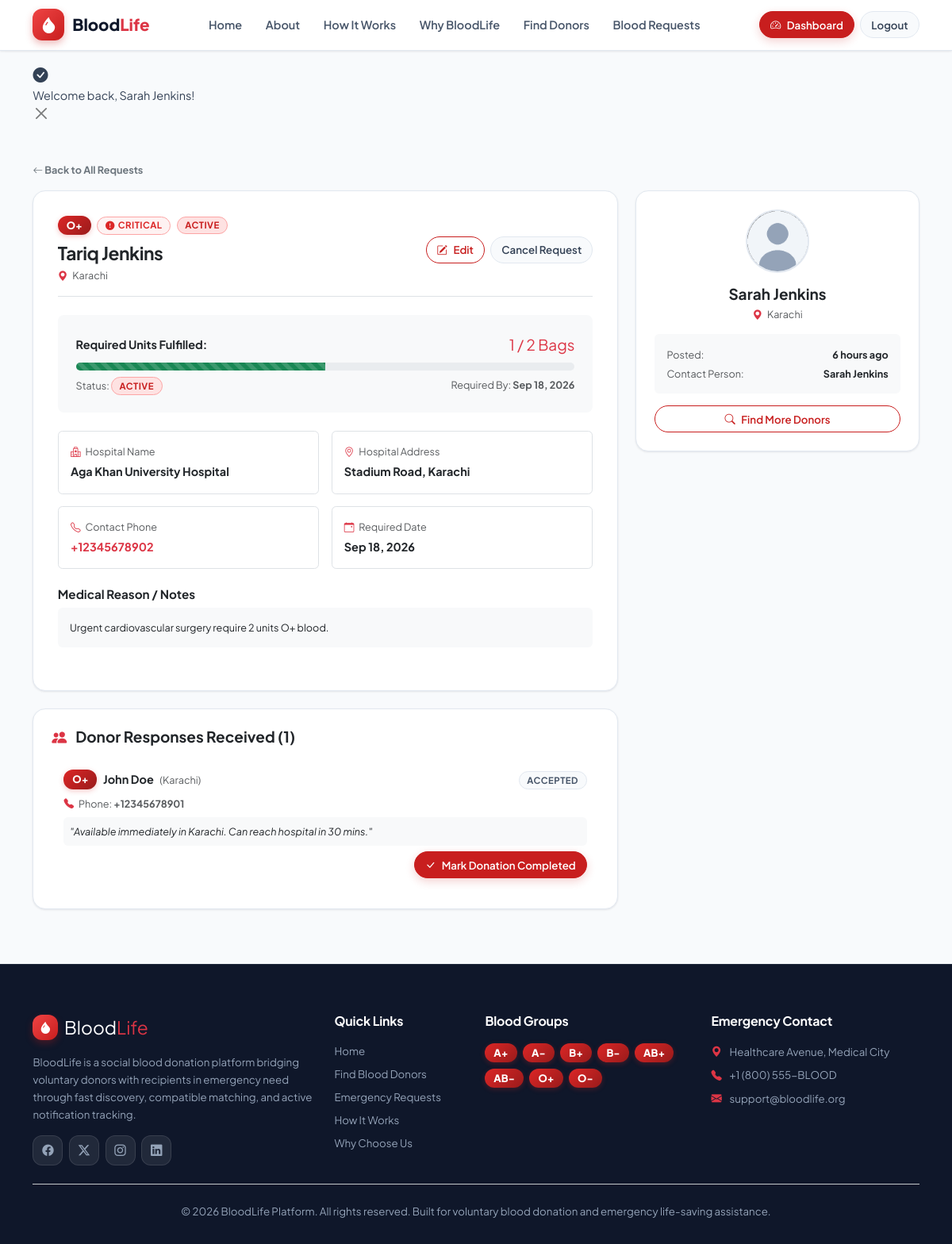
The page /request-detail.php?id=1 (signed in) on the database its author committed.
### tables this page shows
CREATE TABLE `blood_requests` (
    `id` BIGINT UNSIGNED AUTO_INCREMENT PRIMARY KEY,
    `requester_id` BIGINT UNSIGNED NOT NULL,
    `patient_name` VARCHAR(100) NOT NULL,
    `blood_group_id` INT UNSIGNED NOT NULL,
    `units_required` INT UNSIGNED NOT NULL DEFAULT 1,
    `units_fulfilled` INT UNSIGNED NOT NULL DEFAULT 0,
    `urgency_level` ENUM('low', 'medium', 'high', 'critical') NOT NULL DEFAULT 'medium',
    `hospital_name` VARCHAR(150) NOT NULL,
    `hospital_address` TEXT NOT NULL,
    `city` VARCHAR(100) NOT NULL,
    `contact_number` VARCHAR(20) NOT NULL,
    `required_date` DATE NOT NULL,
    `medical_reason` TEXT NULL DEFAULT NULL,
    `status` ENUM('active', 'partially_fulfilled', 'fulfilled', 'cancelled', 'expired') NOT NULL DEFAULT 'active',
    `created_at` TIMESTAMP NOT NULL DEFAULT CURRENT_TIMESTAMP,
    `updated_at` TIMESTAMP NOT NULL DEFAULT CURRENT_TIMESTAMP ON UPDATE CURRENT_TIMESTAMP,
    CONSTRAINT `fk_requests_requester` FOREIGN KEY (`requester_id`) REFERENCES `users` (`id`) ON DELETE CASCADE ON UPDATE CASCADE,
    CONSTRAINT `fk_requests_blood_group` FOREIGN KEY (`blood_group_id`) REFERENCES `blood_groups` (`id`) ON DELETE RESTRICT ON UPDATE CASCADE,
    INDEX `idx_request_filtering` (`status`, `urgency_level`, `blood_group_id`, `city`),
    INDEX `idx_request_date` (`required_date`, `created_at`)
);

CREATE TABLE `blood_groups` (
    `id` INT UNSIGNED AUTO_INCREMENT PRIMARY KEY,
    `code` VARCHAR(5) NOT NULL UNIQUE,
    `display_name` VARCHAR(20) NOT NULL,
    `can_donate_to` JSON NOT NULL COMMENT 'Array of blood group codes this group can donate to',
    `can_receive_from` JSON NOT NULL COMMENT 'Array of blood group codes this group can receive from',
    `description` TEXT NULL,
    `created_at` TIMESTAMP NOT NULL DEFAULT CURRENT_TIMESTAMP
);

CREATE TABLE `request_responses` (
    `id` BIGINT UNSIGNED AUTO_INCREMENT PRIMARY KEY,
    `request_id` BIGINT UNSIGNED NOT NULL,
    `donor_id` BIGINT UNSIGNED NOT NULL,
    `units_offered` INT UNSIGNED NOT NULL DEFAULT 1,
    `status` ENUM('pending', 'accepted', 'rejected', 'completed', 'cancelled') NOT NULL DEFAULT 'pending',
    `donor_note` TEXT NULL DEFAULT NULL,
    `created_at` TIMESTAMP NOT NULL DEFAULT CURRENT_TIMESTAMP,
    `updated_at` TIMESTAMP NOT NULL DEFAULT CURRENT_TIMESTAMP ON UPDATE CURRENT_TIMESTAMP,
    CONSTRAINT `fk_responses_request` FOREIGN KEY (`request_id`) REFERENCES `blood_requests` (`id`) ON DELETE CASCADE ON UPDATE CASCADE,
    CONSTRAINT `fk_responses_donor` FOREIGN KEY (`donor_id`) REFERENCES `users` (`id`) ON DELETE CASCADE ON UPDATE CASCADE,
    UNIQUE KEY `uk_donor_request_response` (`request_id`, `donor_id`),
    INDEX `idx_responses_status` (`request_id`, `status`)
);

CREATE TABLE `user_profiles` (
    `id` BIGINT UNSIGNED AUTO_INCREMENT PRIMARY KEY,
    `user_id` BIGINT UNSIGNED NOT NULL UNIQUE,
    `full_name` VARCHAR(100) NOT NULL,
    `phone_number` VARCHAR(20) NOT NULL,
    `gender` ENUM('male', 'female', 'other') NOT NULL DEFAULT 'other',
    `date_of_birth` DATE NULL DEFAULT NULL,
    `blood_group_id` INT UNSIGNED NOT NULL,
    `city` VARCHAR(100) NOT NULL,
    `state_province` VARCHAR(100) NULL DEFAULT NULL,
    `address` TEXT NULL DEFAULT NULL,
    `avatar` VARCHAR(255) NOT NULL DEFAULT 'default_avatar.png',
    `bio` TEXT NULL DEFAULT NULL,
    `is_available_donor` TINYINT(1) NOT NULL DEFAULT 1 COMMENT '1 = Available, 0 = Unavailable',
    `last_donated_at` DATE NULL DEFAULT NULL,
    `total_donations_count` INT UNSIGNED NOT NULL DEFAULT 0,
    `updated_at` TIMESTAMP NOT NULL DEFAULT CURRENT_TIMESTAMP ON UPDATE CURRENT_TIMESTAMP,
    CONSTRAINT `fk_profiles_user` FOREIGN KEY (`user_id`) REFERENCES `users` (`id`) ON DELETE CASCADE ON UPDATE CASCADE,
    CONSTRAINT `fk_profiles_blood_group` FOREIGN KEY (`blood_group_id`) REFERENCES `blood_groups` (`id`) ON DELETE RESTRICT ON UPDATE CASCADE,
    INDEX `idx_profile_search` (`blood_group_id`, `city`, `is_available_donor`)
);

### views/requests/detail.php (the view, shortened to what the rows shown need)
<?php
require_once ROOT_PATH . '/views/includes/header.php';
?>
<main class="py-5">
    <div class="container">
        <div class="row g-4">
            <div class="col-lg-8">
                <div class="bl-card bl-card-lg mb-4">
                    <div class="d-flex align-items-center justify-content-between flex-wrap gap-3 mb-4 pb-3 border-bottom">
                        <div>
                            <div class="d-flex align-items-center gap-2 mb-2">
                                <span class="bl-badge bl-badge-blood"><?= e($request['blood_group']) ?></span>
                                <?= FormatHelper::urgencyBadge($request['urgency_level']) ?>
                                <?= FormatHelper::statusBadge($request['status']) ?>
                            </div>
                            <h1 class="h2 text-dark mb-1"><?= e($request['patient_name']) ?></h1>
                            <p class="text-muted small mb-0"><i class="bi bi-geo-alt-fill text-danger me-1"></i> <?= e($request['city']) ?></p>
                        </div>
                    </div>
                    <div class="bg-light p-4 rounded-3 mb-4">
                        <div class="d-flex justify-content-between align-items-center mb-2">
                            <span class="fw-bold text-dark">Required Units Fulfilled:</span>
                            <span class="fw-extrabold text-danger fs-5"><?= e($request['units_fulfilled']) ?> / <?= e($request['units_required']) ?> Bags</span>
                        </div>
                        <div class="d-flex justify-content-between text-muted small">
                            <span>Status: <?= FormatHelper::statusBadge($request['status']) ?></span>
                            <span>Required By: <strong><?= FormatHelper::formatDate($request['required_date']) ?></strong></span>
                        </div>
                    </div>
                    <div class="row g-3 mb-4">
                        <div class="col-md-6">
                            <div class="p-3 border rounded">
                                <div class="text-muted small mb-1"><i class="bi bi-hospital text-danger me-1"></i> Hospital Name</div>
                                <div class="fw-bold text-dark"><?= e($request['hospital_name']) ?></div>
                            </div>
                        </div>
                        <div class="col-md-6">
                            <div class="p-3 border rounded">
                                <div class="text-muted small mb-1"><i class="bi bi-geo-alt text-danger me-1"></i> Hospital Address</div>
                                <div class="fw-bold text-dark"><?= e($request['hospital_address'] ?: $request['city']) ?></div>
                            </div>
                        </div>
                        <div class="col-md-6">
                            <div class="p-3 border rounded">
                                <div class="fw-bold text-dark">
                                    <?php if (SessionHelper::isLoggedIn()): ?>
                                        <a href="tel:<?= e($request['contact_number']) ?>" class="text-danger text-decoration-none"><?= e($request['contact_number']) ?></a>
                                    <?php else: ?>
                                        <span class="text-muted"><?= substr($request['contact_number'], 0, 6) ?>***** (<a href="<?= APP_URL ?>/login.php" class="text-danger">Log in to view</a>)</span>
                                    <?php endif; ?>
                                </div>
                            </div>
                        </div>
                        <div class="col-md-6">
                            <div class="p-3 border rounded">
                                <div class="text-muted small mb-1"><i class="bi bi-calendar-event text-danger me-1"></i> Required Date</div>
                                <div class="fw-bold text-dark"><?= FormatHelper::formatDate($request['required_date']) ?></div>
                            </div>
                        </div>
                    </div>
                    <?php if (!empty($request['medical_reason'])): ?>
                        <div class="mb-4">
                            <h5 class="h6 fw-bold text-dark mb-2">Medical Reason / Notes</h5>
                            <div class="p-3 bg-light rounded text-dark small">
                                <?= e($request['medical_reason']) ?>
                            </div>
                        </div>
                    <?php endif; ?>
                </div>
                <?php if ($isOwner): ?>
                    <div class="bl-card">
                        <?php if (empty($responses)): ?>
                            <div class="p-4 text-center">
                                <i class="bi bi-inbox-fill text-muted fs-1 mb-2 d-block"></i>
                                <p class="text-muted small mb-0">No donor responses received yet. Automated notifications have been dispatched to local donors.</p>
                            </div>
                        <?php else: ?>
                            <div class="list-group list-group-flush">
                                <?php foreach ($responses as $resp): ?>
                                    <div class="list-group-item p-3">
                                        <div class="d-flex align-items-center justify-content-between mb-2">
                                            <div class="d-flex align-items-center gap-2">
                                                <span class="bl-badge bl-badge-blood"><?= e($resp['donor_blood_group']) ?></span>
                                                <strong class="text-dark"><?= e($resp['donor_name']) ?></strong>
                                                <small class="text-muted">(<?= e($resp['donor_city']) ?>)</small>
                                            </div>
                                            <div>
                                                <?= FormatHelper::statusBadge($resp['status']) ?>
                                            </div>
                                        </div>
                                        <p class="text-muted small mb-2"><i class="bi bi-telephone-fill text-danger me-1"></i> Phone: <strong><?= e($resp['donor_phone']) ?></strong></p>
                                        <?php if (!empty($resp['donor_note'])): ?>
                                            <p class="bg-light p-2 rounded small text-dark mb-2"><em>"<?= e($resp['donor_note']) ?>"</em></p>
                                        <?php endif; ?>
                                        <div class="d-flex gap-2 justify-content-end">
                                            <?php if ($resp['status'] === 'accepted'): ?>
                                                <button class="bl-btn bl-btn-primary bl-btn-sm" onclick="updateResponseStatus(<?= $resp['id'] ?>, 'completed')"><i class="bi bi-check-lg"></i> Mark Donation Completed</button>
                                            <?php endif; ?>
                                        </div>
                                    </div>
                                <?php endforeach; ?>
                            </div>
                        <?php endif; ?>
                    </div>
                <?php endif; ?>
            </div>
            <div class="col-lg-4">
                <div class="bl-card text-center mb-0">
                    <img src="<?= APP_URL ?>/assets/images/default_avatar.png" alt="<?= e($request['requester_name']) ?>" class="bl-avatar mx-auto mb-3" style="width: 80px; height: 80px;">
                    <h4 class="h5 fw-bold text-dark mb-1"><?= e($request['requester_name']) ?></h4>
                    <p class="text-muted small mb-3"><i class="bi bi-geo-alt-fill text-danger me-1"></i> <?= e($request['city']) ?></p>
                    <div class="p-3 bg-light rounded text-start small mb-3">
                        <div class="d-flex justify-content-between mb-1">
                            <span class="text-muted">Posted:</span>
                            <span class="fw-bold text-dark"><?= FormatHelper::timeAgo($request['created_at']) ?></span>
                        </div>
                        <div class="d-flex justify-content-between">
                            <span class="text-muted">Contact Person:</span>
                            <span class="fw-bold text-dark"><?= e($request['requester_name']) ?></span>
                        </div>
                    </div>
                    <a href="<?= APP_URL ?>/donors.php" class="bl-btn bl-btn-outline w-100 bl-btn-sm">
                        <i class="bi bi-search"></i> Find More Donors
                    </a>
                </div>
            </div>
        </div>
    </div>
</main>
<?php require_once ROOT_PATH . '/views/includes/footer.php'; ?>

### app/helpers/FormatHelper.php (shortened to what the rows shown need)
<?php
class FormatHelper {
    public static function timeAgo($datetime): string {
        $timestamp = is_numeric($datetime) ? (int)$datetime : strtotime($datetime);
        $diff = time() - $timestamp;
        $intervals = [
            31536000 => 'year',
            2592000  => 'month',
            604800   => 'week',
            86400    => 'day',
            3600     => 'hour',
            60       => 'minute'
        ];
        foreach ($intervals as $secs => $label) {
            $count = floor($diff / $secs);
            if ($count >= 1) {
                return $count . ' ' . $label . ($count > 1 ? 's' : '') . ' ago';
            }
        }
        return 'Just now';
    }
    public static function formatDate(?string $date, string $format = 'M d, Y'): string {
        $ts = strtotime($date);
        return $ts ? date($format, $ts) : 'N/A';
    }
    public static function urgencyBadge(string $urgency): string {
        $urgency = strtolower(trim($urgency));
        $classMap = [
            'critical' => 'bl-badge-urgency-critical',
            'high'     => 'bl-badge-urgency-high',
            'medium'   => 'bl-badge-urgency-medium',
            'low'      => 'bl-badge-urgency-low',
        ];
        $class = $classMap[$urgency] ?? 'bl-badge-urgency-medium';
        $label = ucfirst($urgency);
        return '<span class="bl-badge ' . $class . '"><i class="bi bi-exclamation-circle-fill me-1"></i>' . SecurityHelper::e($label) . '</span>';
    }
    public static function statusBadge(string $status): string {
        $status = strtolower(trim($status));
        $map = [
            'active'              => ['class' => 'bl-badge-primary', 'label' => 'Active'],
            'partially_fulfilled' => ['class' => 'bl-badge-warning', 'label' => 'Partial'],
            'fulfilled'           => ['class' => 'bl-badge-success', 'label' => 'Fulfilled'],
            'cancelled'           => ['class' => 'bl-badge-secondary', 'label' => 'Cancelled'],
            'expired'             => ['class' => 'bl-badge-danger', 'label' => 'Expired'],
        ];
        $info = $map[$status] ?? ['class' => 'bl-badge-secondary', 'label' => ucfirst($status)];
        return '<span class="bl-badge ' . $info['class'] . '">' . SecurityHelper::e($info['label']) . '</span>';
    }
}

### rows shown on the page
blood_requests: blood_group.code "O+", urgency_level "CRITICAL", status "ACTIVE ACTIVE", patient_name "Tariq Jenkins", city "Karachi", units_fulfilled "1", units_required "2", required_date "Sep 18, 2026", hospital_name "Aga Khan University Hospital", hospital_address "Stadium Road, Karachi", contact_number "+12345678902", medical_reason "Urgent cardiovascular surgery require 2 units O+ blood.", user_profiles.full_name "Sarah Jenkins", created_at "6 hours ago"
request_responses: blood_groups.code "O+", user_profiles.full_name "John Doe", user_profiles.city "Karachi", status "ACCEPTED", user_profiles.phone_number "+12345678901", donor_note "Available immediately in Karachi. Can reach hospital in 30 mins."

### other values the page prints
$message "Welcome back, Sarah Jenkins!"
count($responses) "1"
